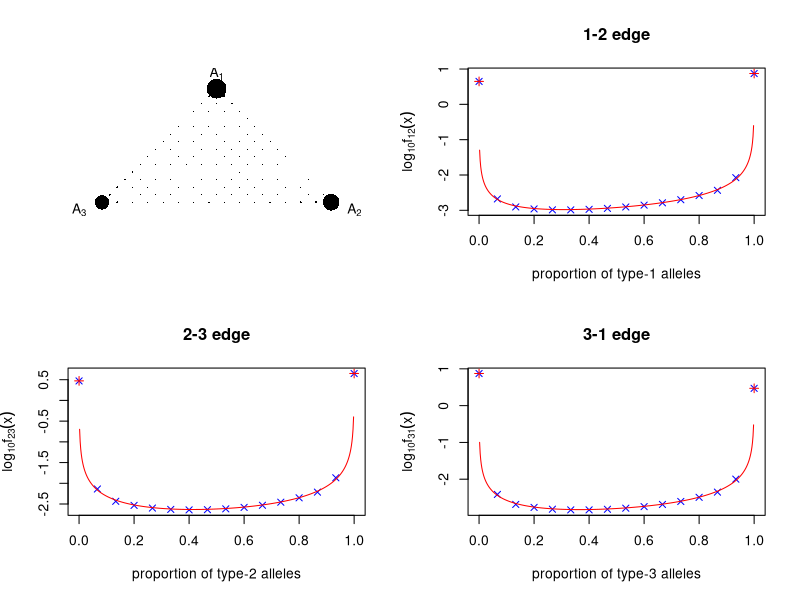

Generate this figure with R:
#
#	Numerical solution of stationary distribution of the neutral Wright-Fisher model 
#		for 3-alleles for plotting Figure 2 of "An approximate stationary solution for 
#		multi-allele neutral diffusion when q_{ab} << 1".  
#
#	(takes about 6 minutes for simulation to converge if 
#		the elements of QMatrix are O(1/10^3) and N = 30.  
#		on a MacBook air (1.7 GHz Intel Core i5)
#	 takes about 25 secs for simulation to converge if 
#		the elements of QMatrix are O(1/10^3) and N = 15.  
#		Analytic solution and plots happen instantly)
#
#	Version 1 11/03/16 Conrad Burden and Yurong Tang
#
	library(combinat)
#
#		The next line (and others like it further down) are to read 
# 			the current time so one can check 
# 			how long it takes to run when M is large
#  
	t1 <- Sys.time()    
#
#	Population size, alphabet size
#
	N <- 15
	K <- 3	# Only works for K=3; it will crash if you change this line
#
#	Parameterise Q-matrix as GTR + net flux
#
	alpha12 <- 1/1000
	alpha13 <- 2/1000
	alpha23 <- 5/1000
	Pi <- c(5, 3, 2)
	Pi <- Pi/sum(Pi)
	phi <- 0.2/1000
#
	QMatrix <- array(0, dim=c(3, 3))
	QMatrix[1, 2] <- alpha12*Pi[2] + phi/Pi[1]/2
	QMatrix[1, 3] <- alpha13*Pi[3] - phi/Pi[1]/2
	QMatrix[2, 1] <- alpha12*Pi[1] - phi/Pi[2]/2
	QMatrix[2, 3] <- alpha23*Pi[3] + phi/Pi[2]/2
	QMatrix[3, 1] <- alpha13*Pi[1] + phi/Pi[3]/2
	QMatrix[3, 2] <- alpha23*Pi[2] - phi/Pi[3]/2
	diag(QMatrix) <- -rowSums(QMatrix)
#
#	Set up indices of P matrix defining the neutral Wright-Fisher model
#
	iVectors <- t(xsimplex(K, N)) # each row of this array is a vector of the form (i1, i2, i3)
	Pdim <- dim(iVectors)[1]
#
#	Construct Pmatrix
#
	uMatrix <- diag(1,K,K) + QMatrix/N      						# Eq.(3)
	Pmatrix <- as.matrix(array(dim=c(Pdim, Pdim)))
	for(i in 1:Pdim){
		iThisRow <- iVectors[i,]
		psi_ia <- rowSums(t(iThisRow*uMatrix)/N)  					# Eq.(2)
		combFactors <- exp(logfact(N) - rowSums(logfact(iVectors))) # the logs are to avoid roundoff errors
		Pmatrix[i,] <- combFactors * exp(iVectors%*%log(psi_ia))  	# Eq.(1)
		}
#
	cat("\n Pmatrix constructed \n")
	t1.5 <- Sys.time()
#
#	Find stationary distribution:
#		Start with a uniform distribution and multiply by P until it converges
#
	vec <- rep(1,Pdim)/Pdim
	diff <- 1
	iter <- 0
	while (abs(diff) > 1.e-11) {
		iter <- iter + 1
		oldVec <- vec
		vec <- vec%*%Pmatrix
		diff <- max(abs(vec - oldVec))
		cat("\n iter =", iter, "diff =", diff)
		}
	SS <- c(vec)
#
#	Print out time taken to convergence
#
	t2 <- Sys.time()
	deltaT <- t2 - t1
	cat("\n \n time to Convergence:")
	print(deltaT)
	cat("\n")
#
#############
#
#	Plots
#
	if(.Platform$OS.type=="unix") {
		quartz(height=7.5, width=7.5)
		}
	if(.Platform$OS.type=="windows") {
		windows(height=7.5, width=7.5)
		}
	oldpar <- par(mfrow=c(2,2))
#
#############
#
#	2d plot
#
	xCorner <- c(-sqrt(3)/2, sqrt(3)/2, 0)
	yCorner <- c(0.5, 0.5,-1)
	xCorner <- c(0, sqrt(3)/2, -sqrt(3)/2)
	yCorner <- c(1, -0.5, -0.5)
#
	xx <- iVectors%*%xCorner
	yy <- iVectors%*%yCorner
	plot(xx, yy, pch=16, cex=4*SS^(1/3), 
			xlim=1.2*N*c(-sqrt(3)/2, sqrt(3)/2), ylim=1.2*N*c(-0.5, 1), 
			bty="n", col.axis="white", ann=F, fg="white") 
	text(1.2*N*xCorner, 1.2*N*yCorner, c(expression(A[1]), expression(A[2]), expression(A[3])))
#
#############
#
#	normalisations for continuum solutions along edges	Eq.(27)
#
	C12 <- 2*alpha12*Pi[1]*Pi[2]
	C23 <- 2*alpha23*Pi[2]*Pi[3] 
	C31 <- 2*alpha13*Pi[1]*Pi[3]
#
#	Line densities Eq.(32)
#
	f_ab <- function(x, C, phii){
		f_ab <- C/x/(1 - x) - phii*(1/x - 1/(1 - x))
		return(f_ab)
		}   
#
#	Corner points: integral form 0 to 1/N of 2-allele projections of f(x)	Eq.(28) & (29)
#
	ProbAllA1 <- Pi[1]*N^(-2*(alpha12*Pi[2] + alpha13*Pi[3]))
	ProbAllA2 <- Pi[2]*N^(-2*(alpha12*Pi[1] + alpha23*Pi[3]))
	ProbAllA3 <- Pi[3]*N^(-2*(alpha13*Pi[1] + alpha23*Pi[2]))
#
#	range of x for plots
#
	x <- (1:499)/500
#
##############
#
#
#	Plot along 1-2 edge
#
	indices12 <- which(iVectors[,3]==0)
	xDiscrete <- iVectors[indices12,1]/N
	fDiscrete <- SS[indices12]*N
#
	plot(xDiscrete, log10(fDiscrete), pch=4, col="blue", 
		main="1-2 edge", xlab = "proportion of type-1 alleles", 
		ylab = expression(log[10]*f[12](x)))
	points(x, log10(f_ab(x, C12, phi)), type = "l", col = "red")
	points(c(0, 1), log10(N*c(ProbAllA2, ProbAllA1)), pch=3, col = "red")
#
#############
#
#	Plot along 2-3 edge
#
	indices23 <- which(iVectors[,1]==0)
	xDiscrete <- iVectors[indices23,2]/N
	fDiscrete <- SS[indices23]*N
#
	plot(xDiscrete, log10(fDiscrete), pch=4, col="blue", 
		main="2-3 edge", xlab = "proportion of type-2 alleles", ylab = expression(log[10]*f[23](x)))
	points(x, log10(f_ab(x, C23, phi)), type = "l", col = "red")
	points(c(0, 1), log10(N*c(ProbAllA3, ProbAllA2)), pch=3, col = "red")
#
#############
#
#	Plot along 3-1 edge
#
	indices31 <- which(iVectors[,2]==0)
	xDiscrete <- iVectors[indices31,3]/N
	fDiscrete <- SS[indices31]*N
#
	plot(xDiscrete, log10(fDiscrete), pch=4, col="blue", 
		main="3-1 edge", xlab = "proportion of type-3 alleles", ylab = expression(log[10]*f[31](x)))
	points(x, log10(f_ab(x, C31, phi)), type = "l", col = "red")
	points(c(0, 1), log10(N*c(ProbAllA1, ProbAllA3)), pch=3, col = "red")
#
##############
#
	par(oldpar)
#
##############
#
#	Check how close corner probabilitites are to theory
#
	SAtCorner1 <- SS[which(iVectors[,2] + iVectors[,3]==0)]
	SAtCorner2 <- SS[which(iVectors[,3] + iVectors[,1]==0)]
	SAtCorner3 <- SS[which(iVectors[,1] + iVectors[,2]==0)]
#
	cat("\n     SAtCorner1 =", SAtCorner1, "    	ProbAllA1 =", ProbAllA1, 
		"\n     SAtCorner2 =", SAtCorner2, "	    ProbAllA2 =", ProbAllA2,
		"\n     SAtCorner3 =", SAtCorner3, "	    ProbAllA3 =", ProbAllA3, "\n\n")
#
##############
	
	
